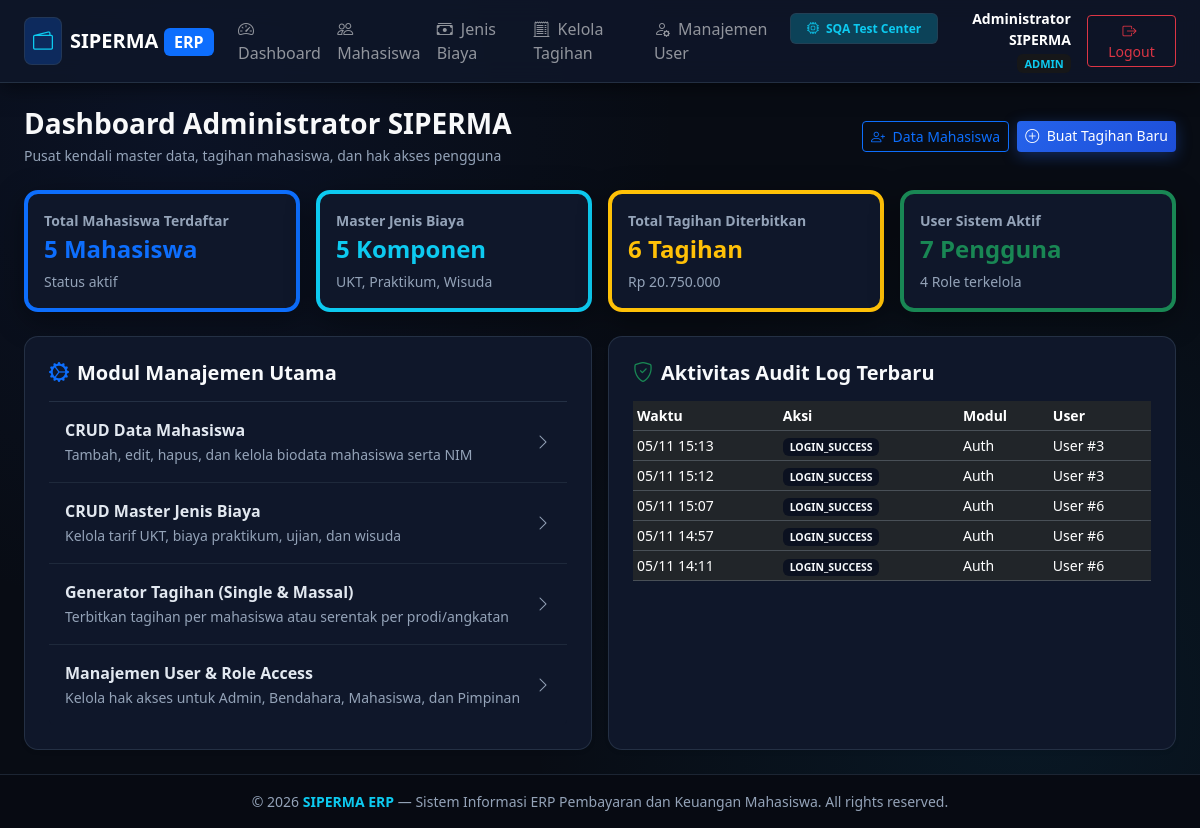
The app's page /admin/dashboard (signed in), older data.
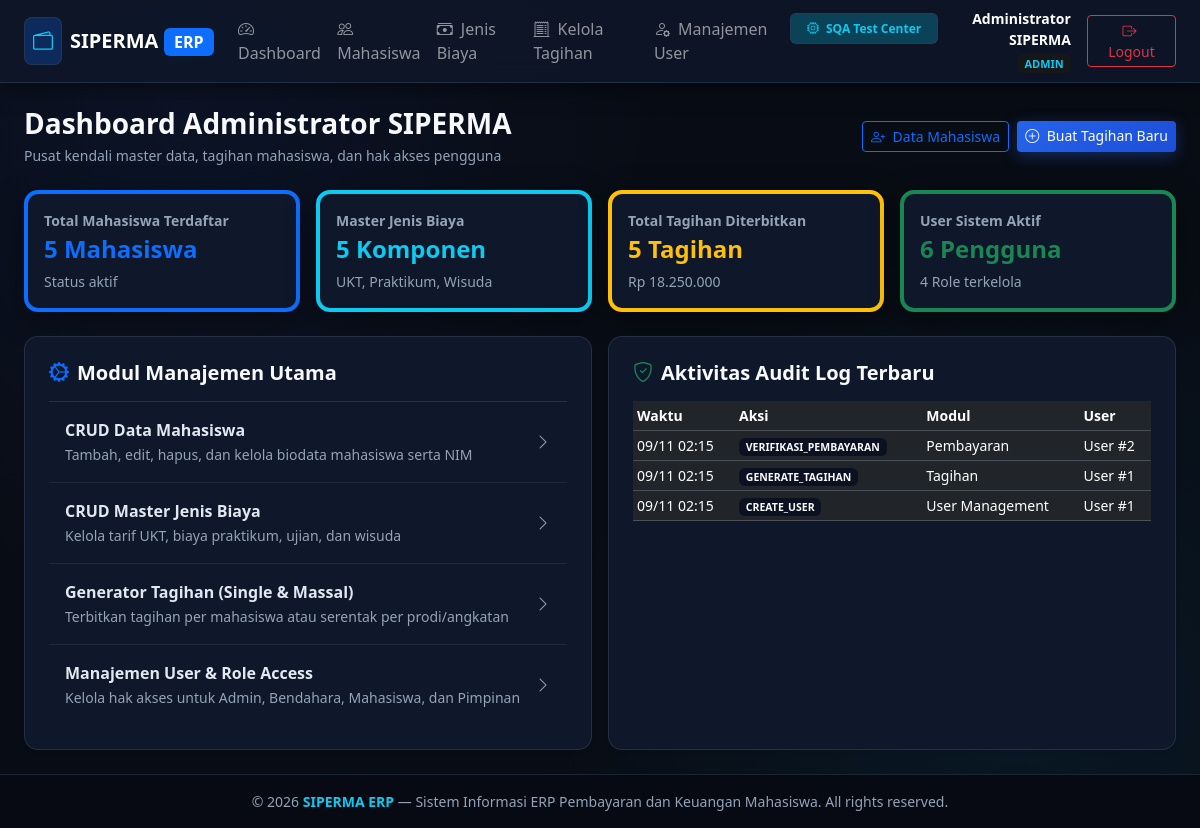
The same page, newer data.
### tables this page shows
CREATE TABLE audit_logs (
    id INTEGER PRIMARY KEY AUTOINCREMENT,
    user_id INTEGER NULL,
    action VARCHAR(100) NOT NULL,
    module VARCHAR(50) NOT NULL,
    detail TEXT,
    ip_address VARCHAR(50),
    created_at DATETIME DEFAULT CURRENT_TIMESTAMP,
    FOREIGN KEY (user_id) REFERENCES users(id) ON DELETE SET NULL
);

### src/Views/admin/dashboard.php (the view)
<?php $pageTitle = 'Dashboard Administrator'; require_once __DIR__ . '/../layouts/header.php'; ?>
<div class="page-header-responsive">
    <div>
        <h3 class="fw-bold text-light mb-1">Dashboard Administrator SIPERMA</h3>
        <p class="text-muted small mb-0">Pusat kendali master data, tagihan mahasiswa, dan hak akses pengguna</p>
    </div>
    <div class="page-actions-responsive">
        <a href="/admin/mahasiswa" class="btn btn-outline-primary btn-sm"><i class="bi bi-person-plus me-1"></i> Data Mahasiswa</a>
        <a href="/admin/tagihan" class="btn btn-primary btn-sm"><i class="bi bi-plus-circle me-1"></i> Buat Tagihan Baru</a>
    </div>
</div>
<div class="row g-2 g-md-3 mb-4">
    <div class="col-12 col-sm-6 col-lg-3">
        <div class="card card-custom p-3 bg-white border-start border-primary border-4 h-100">
            <div class="text-muted small fw-semibold">Total Mahasiswa Terdaftar</div>
            <div class="fs-4 fw-bold text-primary"><?= $totalMhs ?? 0 ?> Mahasiswa</div>
            <div class="small text-muted mt-1">Status aktif</div>
        </div>
    </div>
    <div class="col-12 col-sm-6 col-lg-3">
        <div class="card card-custom p-3 bg-white border-start border-info border-4 h-100">
            <div class="text-muted small fw-semibold">Master Jenis Biaya</div>
            <div class="fs-4 fw-bold text-info"><?= $totalBiaya ?? 0 ?> Komponen</div>
            <div class="small text-muted mt-1">UKT, Praktikum, Wisuda</div>
        </div>
    </div>
    <div class="col-12 col-sm-6 col-lg-3">
        <div class="card card-custom p-3 bg-white border-start border-warning border-4 h-100">
            <div class="text-muted small fw-semibold">Total Tagihan Diterbitkan</div>
            <div class="fs-4 fw-bold text-warning"><?= $totalTagihanCount ?? 0 ?> Tagihan</div>
            <div class="small text-muted mt-1">Rp <?= number_format($totalTagihanNominal ?? 0, 0, ',', '.') ?></div>
        </div>
    </div>
    <div class="col-12 col-sm-6 col-lg-3">
        <div class="card card-custom p-3 bg-white border-start border-success border-4 h-100">
            <div class="text-muted small fw-semibold">User Sistem Aktif</div>
            <div class="fs-4 fw-bold text-success"><?= $totalUsers ?? 0 ?> Pengguna</div>
            <div class="small text-muted mt-1">4 Role terkelola</div>
        </div>
    </div>
</div>
<div class="row g-3">
    <div class="col-md-6">
        <div class="card card-custom p-4 bg-white shadow-sm h-100">
            <h5 class="fw-bold mb-3"><i class="bi bi-gear-wide-connected text-primary me-2"></i>Modul Manajemen Utama</h5>
            <div class="list-group list-group-flush">
                <a href="/admin/mahasiswa" class="list-group-item list-group-item-action d-flex justify-content-between align-items-center py-3">
                    <div>
                        <div class="fw-bold">CRUD Data Mahasiswa</div>
                        <small class="text-muted">Tambah, edit, hapus, dan kelola biodata mahasiswa serta NIM</small>
                    </div>
                    <i class="bi bi-chevron-right text-muted"></i>
                </a>
                <a href="/admin/biaya" class="list-group-item list-group-item-action d-flex justify-content-between align-items-center py-3">
                    <div>
                        <div class="fw-bold">CRUD Master Jenis Biaya</div>
                        <small class="text-muted">Kelola tarif UKT, biaya praktikum, ujian, dan wisuda</small>
                    </div>
                    <i class="bi bi-chevron-right text-muted"></i>
                </a>
                <a href="/admin/tagihan" class="list-group-item list-group-item-action d-flex justify-content-between align-items-center py-3">
                    <div>
                        <div class="fw-bold">Generator Tagihan (Single & Massal)</div>
                        <small class="text-muted">Terbitkan tagihan per mahasiswa atau serentak per prodi/angkatan</small>
                    </div>
                    <i class="bi bi-chevron-right text-muted"></i>
                </a>
                <a href="/admin/users" class="list-group-item list-group-item-action d-flex justify-content-between align-items-center py-3">
                    <div>
                        <div class="fw-bold">Manajemen User & Role Access</div>
                        <small class="text-muted">Kelola hak akses untuk Admin, Bendahara, Mahasiswa, dan Pimpinan</small>
                    </div>
                    <i class="bi bi-chevron-right text-muted"></i>
                </a>
            </div>
        </div>
    </div>
    <div class="col-md-6">
        <div class="card card-custom p-4 bg-white shadow-sm h-100">
            <h5 class="fw-bold mb-3"><i class="bi bi-shield-check text-success me-2"></i>Aktivitas Audit Log Terbaru</h5>
            <div class="table-responsive">
                <table class="table table-sm small align-middle">
                    <thead><tr><th>Waktu</th><th>Aksi</th><th>Modul</th><th>User</th></tr></thead>
                    <tbody>
                        <?php if (empty($auditLogs)): ?>
                        <tr><td colspan="4" class="text-muted text-center py-3">Belum ada audit log</td></tr>
                        <?php else: foreach ($auditLogs as $log): ?>
                        <tr>
                            <td><?= date('d/m H:i', strtotime($log['created_at'])) ?></td>
                            <td><span class="badge bg-light text-dark"><?= htmlspecialchars($log['action']) ?></span></td>
                            <td><?= htmlspecialchars($log['module']) ?></td>
                            <td><?= htmlspecialchars($log['user_id'] ? 'User #' . $log['user_id'] : 'System') ?></td>
                        </tr>
                        <?php endforeach; endif; ?>
                    </tbody>
                </table>
            </div>
        </div>
    </div>
</div>
<?php require_once __DIR__ . '/../layouts/footer.php'; ?>

Row changes from the older to the newer data that the page shows:
removed audit_logs: created_at "05/11 15:13", action "LOGIN_SUCCESS", module "Auth", user "User #3"
removed audit_logs: created_at "05/11 15:12", action "LOGIN_SUCCESS", module "Auth", user "User #3"
removed audit_logs: created_at "05/11 15:07", action "LOGIN_SUCCESS", module "Auth", user "User #6"
removed audit_logs: created_at "05/11 14:57", action "LOGIN_SUCCESS", module "Auth", user "User #6"
removed audit_logs: created_at "05/11 14:11", action "LOGIN_SUCCESS", module "Auth", user "User #6"
now on this page (row edited): audit_logs: created_at "09/11 02:15", action "VERIFIKASI_PEMBAYARAN", module "Pembayaran", user "User #2"
now on this page (row edited): audit_logs: created_at "09/11 02:15", action "GENERATE_TAGIHAN", module "Tagihan", user "User #1"
now on this page (row edited): audit_logs: created_at "09/11 02:15", action "CREATE_USER", module "User Management", user "User #1"
Text that changed along with them:
$totalTagihanCount: "6" → "5"
$totalTagihanNominal: "20.750.000" → "18.250.000"
$totalUsers: "7" → "6"
